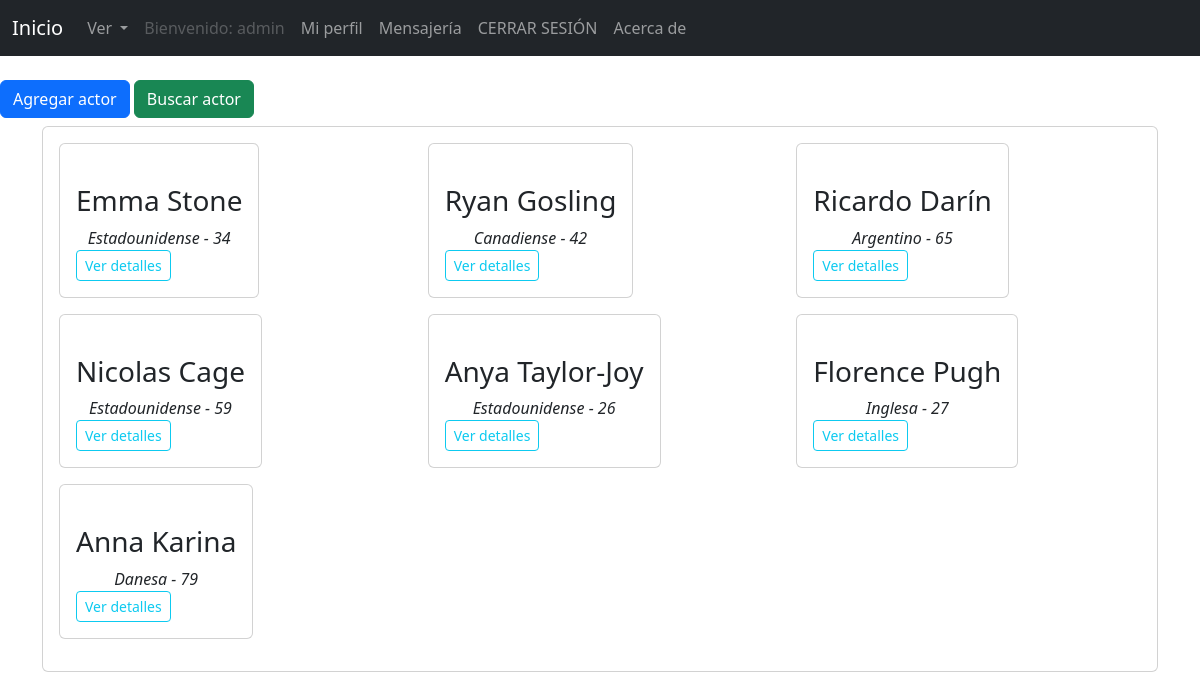
The app's page /AppCoder/listarActores/ (signed in) with its own data.
### AppCoder/models.py (models this page shows, shortened)
class actor(models.Model):
    nombre = models.CharField(max_length=80)
    apellido = models.CharField(max_length=80)
    edad = models.IntegerField()
    nacionalidad = models.CharField(max_length=80)
    foto = models.URLField(null=True, blank=True)
    pelishechas = models.ManyToManyField(pelicula, related_name="pelishechasactores", blank=True)

### AppCoder/views.py (the view)
# urls.py: path("listarActores/", listarActores, name="listarActores"),
def listarActores(request):
    actores = actor.objects.all()
    return render (request, "AppCoder/listarActores.html", {"actores": actores})

### AppCoder/templates/AppCoder/listarActores.html (shortened to what this page needs)
{% extends "AppCoder/padre.html" %}
{% block contenido %}
<br>
{% if user.is_authenticated %}<a href="{% url 'actorForm' %}" class="btn btn-primary">Agregar actor</a>
{% endif %}
<a href="{% url 'busquedaActor' %}" class="btn btn-success">Buscar actor</a>
<div class="container">
    <div class="card">
        <div class="card-body">
           <div class="row">
                {% for actor in actores %}
                <div class="col-lg-4 mb-3 d-flex align-items-stretch">
                    <div class="card">
                        <div class="card-body">
                            <div class="text-center">
                            <h3 class="text-center">{{ actor.nombre }} {{ actor.apellido }}</h3>
                            <i class="text-center">{{ actor.nacionalidad }} - {{ actor.edad }}</i>
                            </div>
                    <a href="/AppCoder/detalleActor/{{ actor.id }}/" class="btn btn-outline-info btn-sm mt-auto align-self-start">Ver detalles</a>
                        </div>
                    </div>
                </div>
                {% endfor %}
            </div>
        </div>
    </div>
</div>
{% endblock %}

### AppCoder/templates/AppCoder/padre.html (shortened to what this page needs)
<!doctype html>
<html lang="en">
  <head>
    <link href="https://cdn.jsdelivr.net/npm/bootstrap@5.3.0-alpha1/dist/css/bootstrap.min.css" rel="stylesheet">
  </head>
  <body>
    <nav class="navbar navbar-expand-lg navbar-dark bg-dark text-white">
      <div class="container-fluid">
        <a class="navbar-brand" href="{% url 'index' %}">Inicio</a>
        <div class="collapse navbar-collapse" id="navbarSupportedContent">
          <ul class="navbar-nav me-auto mb-2 mb-lg-0">
            <li class="nav-item dropdown">
              <a class="nav-link dropdown-toggle" href="#" role="button" data-bs-toggle="dropdown" aria-expanded="false">
                Ver
              </a>
            </li>
            <li class="nav-item">
              {% if user.is_authenticated %}
              <a class="nav-link disabled">Bienvenido: {{ user.username }}</a></li>
              <li class="nav-item"><a class="nav-link" href="{% url 'verperfil' %}">Mi perfil</a></li>
              <li class="nav-item"><a class="nav-link" href="{% url 'mensajesRecibidos' %}">Mensajería</a></li>
              <li class="nav-item"><a class="nav-link" href="{% url 'logout' %}">CERRAR SESIÓN</a></li>
              {% else %}
              <li class="nav-item"><a class="nav-link" href="{% url 'ingreso' %}">Ingresar</a> </li>
              <li class="nav-item"><a class="nav-link" href="{% url 'registro' %}">Registrarse</a> </li>
              {% endif %}
              <li class="nav-item"><a class="nav-link" href="{% url 'sobremi' %}">Acerca de</a></li>
          </ul>
        </div>
      </div>
    </nav>
    {% block contenido %}
    {% endblock %}
  </body>
</html>

### records on screen
actor: nombre "Emma", apellido "Stone", nacionalidad "Estadounidense", edad "34"
actor: nombre "Ryan", apellido "Gosling", nacionalidad "Canadiense", edad "42"
actor: nombre "Ricardo", apellido "Darín", nacionalidad "Argentino", edad "65"
actor: nombre "Nicolas", apellido "Cage", nacionalidad "Estadounidense", edad "59"
actor: nombre "Anya", apellido "Taylor-Joy", nacionalidad "Estadounidense", edad "26"
actor: nombre "Florence", apellido "Pugh", nacionalidad "Inglesa", edad "27"
actor: nombre "Anna", apellido "Karina", nacionalidad "Danesa", edad "79"

### other values on screen
{{ user.username }} "admin"
